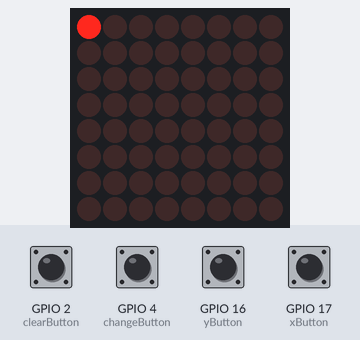
The program below on a simulated ESP32. On the bench: 8×8 LED matrix. Wiring (inferred from the names in the program): MAX7219 LED driver (orientation assumed): CS GPIO 5. The inputs (shaded band) are chosen by the test bench; at power-on: GPIO 2 (clearButton), GPIO 4 (changeButton), GPIO 16 (yButton), GPIO 17 (xButton) HIGH.

Above: at 0.6 s.
1.3 s: GPIO 16 (yButton) pulled LOW for 0.15 s
At 1.9 s:
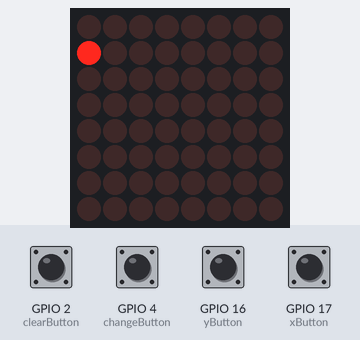
4.4 s: GPIO 17 (xButton) pulled LOW for 0.15 s
At 4.9 s:
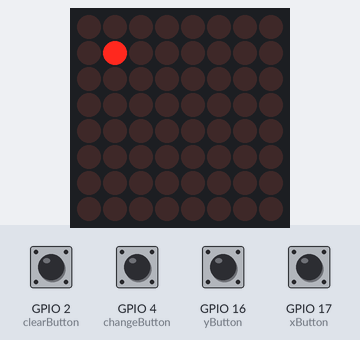
7.5 s: GPIO 16 (yButton) pulled LOW for 1 s
At 7.9 s:
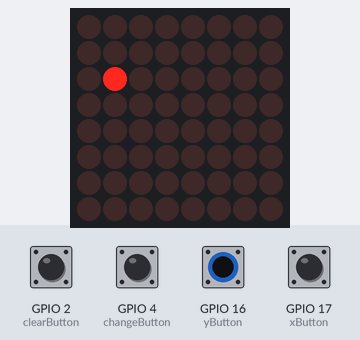
11.5 s: GPIO 17 (xButton) pulled LOW for 1 s
At 12.0 s:
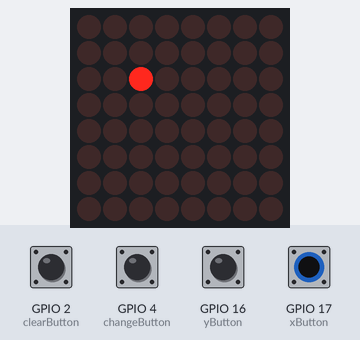
15.5 s: GPIO 16 (yButton) pulled LOW for 0.15 s
At 16.0 s:
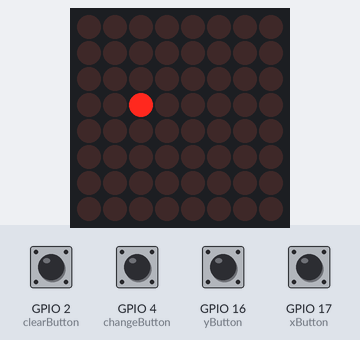
18.6 s: GPIO 17 (xButton) pulled LOW for 0.15 s
At 19.0 s:
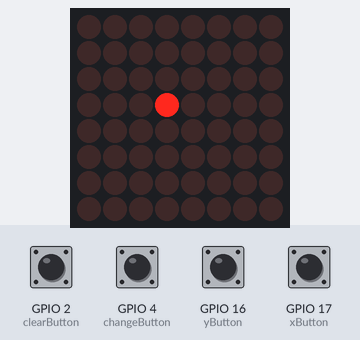
Timing chart, 0 to 21.6 s (numbered marks = the images above; inputs shaded):
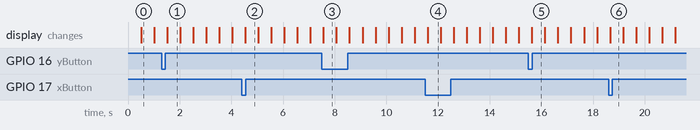

Measured:
- after the input at 1.3 s, the display: changes after 0.21 s (image 1)
- after the input at 4.4 s, the display: changes after 0.14 s (image 2)
- after the input at 7.5 s, the display: changes after 0.07 s (image 3)
- after the input at 11.5 s, the display: changes after 0.10 s (image 4)
- after the input at 15.5 s, the display: changes after 0.13 s (image 5)
- after the input at 18.6 s, the display: changes after 0.06 s (image 6)
- what the display in image 0 shows lasts 0.5 s, from 0.5 s to 1.0 s

The program:

main.cpp
```cpp
#include <Arduino.h>
#include <SPI.h>
#include <Display.h>
#include <Button.h>

#define CS_PIN 5

Display d = Display(CS_PIN);
Button xButton = Button(17, true, false);
Button yButton = Button(16, true, false);
Button changeButton = Button(4, true, false);
Button clearButton = Button(2, true, false);

unsigned long int blinkMillis;
int xPos = 1, yPos = 1;
bool changed = false, currentState = false;

void xButtonCb(){
  if(!currentState == changed){
    d.changeVal(xPos, yPos);
    currentState = !currentState;
  }
  if(xPos == 8) xPos = 1; else ++xPos;
}

void yButtonCb(){
  if(!currentState == changed){
    d.changeVal(xPos, yPos);
    currentState = !currentState;
  }
  if(yPos == 8) yPos = 1; else ++yPos;
}

void changeButtonCb(){
  changed = !changed;
}

void clearButtonCb(){
  d.clear();
  currentState = false;
  changed = false;
}

void setup(void) {
  d.init();
  xButton.attachClickFunc(xButtonCb);
  yButton.attachClickFunc(yButtonCb);
  changeButton.attachClickFunc(changeButtonCb);
  clearButton.attachClickFunc(clearButtonCb);
  blinkMillis = millis();
}

void loop(void) {
  if((millis() - blinkMillis) > 500){
    currentState = !currentState;
    blinkMillis = millis();
    d.changeVal(xPos, yPos);
  }
  delay(10);
  xButton.tick();
  yButton.tick();
  changeButton.tick();
  clearButton.tick();
}
```
